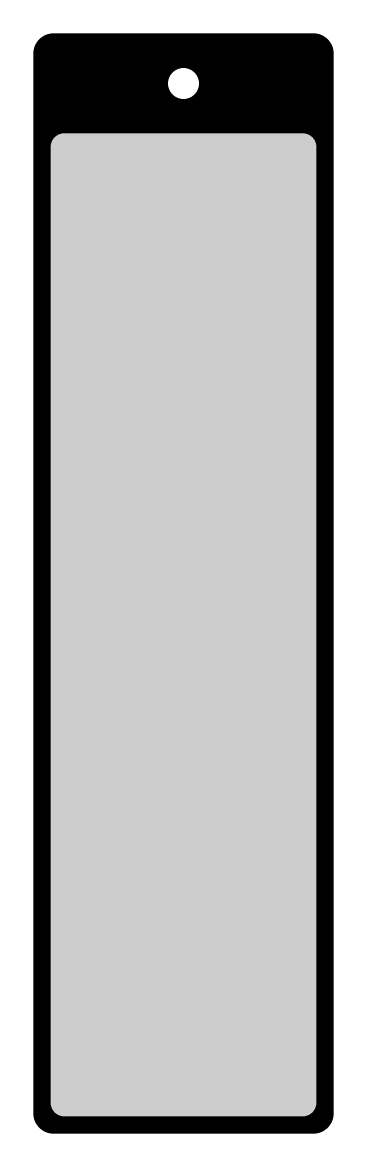
#> input picture cad/bookmarks/gpt_prompt/1_blueprint.png, 1100 x 3500 px (shown at 1/3 size)
$ python embroidery_navy_pink.py gpt_prompt/1_blueprint.png gpt_prompt/1_blueprint.png
#> lines starting #> are read from the running program, lines starting #| are printed output that depends on the picture
"""Embroidery-style bookmark (navy + pink on white), clean parametric redraw of an owner's reference picture.

python cad/bookmarks/embroidery_navy_pink.py OUT_DIR REF_PNG     -> parts as WKT + flat preview with overlay
Layers: base (white, full outline minus the tassel hole, 1.2 mm), main (navy, 0.6 mm), accent (pink, 0.6 mm; cuts the navy).
Reference pixel box x 299..785, y 46..1398  ->  50 x 139 mm.  Everything raised sits on the solid base: no islands.
"""
import math
import sys
import numpy as np
from shapely import affinity
from shapely.geometry import LineString, Point, Polygon, box
from shapely.ops import unary_union

PX0, PX1, PY0, PY1 = 299, 785, 46, 1398
K = 50.0 / (PX1 - PX0)
W, H = 50.0, (PY1 - PY0) * K
CXP = (PX0 + PX1) / 2


def P(px, py):                       # picture pixel -> mm (y up)
    return ((px - PX0) * K, (PY1 - py) * K)


def line(pts, w):                    # pixel polyline -> thick line (mm)
    return LineString([P(*p) for p in pts]).buffer(w / 2, cap_style=1, join_style=1)


def mir(g):                          # mirror about the vertical centre line
    return affinity.scale(g, -1, 1, origin=(W / 2, 0))


def sym(g):
    return unary_union([g, mir(g)])


def kite(cx, cy, ang, length, width):
    a = math.radians(ang); ux, uy = math.cos(a), math.sin(a); vx, vy = -uy, ux
    m = 0.32 * length
    return Polygon([(cx, cy), (cx + ux * m + vx * width / 2, cy + uy * m + vy * width / 2), (cx + ux * length, cy + uy * length),
                    (cx + ux * m - vx * width / 2, cy + uy * m - vy * width / 2)])


def bud(cx, cy, ang, s=1.0):         # two small leaves spread +-35 deg from the axis angle (pink bud)
    out = []
    for d in (-32, 32):
        e = Point(0, 0).buffer(1, 24); e = affinity.scale(e, 1.55 * s, 0.82 * s)
        e = affinity.translate(e, 1.45 * s, 0); e = affinity.rotate(e, ang + d, origin=(0, 0))
        out.append(affinity.translate(e, cx, cy))
    return unary_union(out)


def ring(cx, cy, r0, r1):
    return Point(cx, cy).buffer(r1, 48).difference(Point(cx, cy).buffer(r0, 48))


def build():
    outer = box(0, 0, W, H).buffer(-3, join_style=1).buffer(3, join_style=1)
    hx, hy = W / 2, H - 5.6
    hole = Point(hx, hy).buffer(1.9, 40)
    inner = outer.buffer(-1.7, join_style=1)
    navy = [outer.difference(inner), ring(hx, hy, 1.9, 3.5)]
    pink = []
    # zig-zag borders left / right
    zz = []
    for i, py in enumerate(np.arange(262, 1236, 19.0)):
        zz.append((356 + (13 if i % 2 else -13), py))
    left = line(zz, 1.05); navy.append(sym(left))
    # corner diagonals (top + bottom): zigzag lines running toward the hole / the bottom centre
    def diag(p0, p1, n, amp):
        (x0, y0), (x1, y1) = p0, p1; L = math.hypot(x1 - x0, y1 - y0); ux, uy = (x1 - x0) / L, (y1 - y0) / L; vx, vy = -uy, ux
        pts = [(x0 + ux * L * t / n + vx * amp * (1 if t % 2 else -1), y0 + uy * L * t / n + vy * amp * (1 if t % 2 else -1)) for t in range(n + 1)]
        return line(pts, 1.05)
    navy.append(sym(diag((340, 222), (470, 98), 8, 9)))
    navy.append(sym(diag((372, 238), (458, 160), 5, 9)))
    navy.append(sym(diag((340, 1222), (524, 1368), 10, 9)))
    navy.append(sym(diag((372, 1206), (500, 1310), 7, 9)))
    # corner pinks
    for sx, sy in ((1, 1), (-1, 1), (1, -1), (-1, -1)):
        ox = 1.7 if sx > 0 else W - 1.7; oy = 1.7 if sy < 0 else H - 1.7
        tri = Polygon([(ox, oy), (ox + sx * 8.0, oy), (ox, oy - sy * 8.0)]).buffer(-1.3, join_style=1).buffer(1.8, join_style=1)
        pink.append(tri.intersection(inner))
    # small ornaments
    def plus(px, py, s=1.0, col=navy, long=2.9, short=1.5):
        cx, cy = P(px, py)
        for a in (0, 90):
            e = affinity.rotate(affinity.scale(Point(0, 0).buffer(1, 24), long * s, short * s), a, origin=(0, 0))
            col.append(sym(affinity.translate(e, cx, cy)) if abs(cx - W / 2) > 0.1 else affinity.translate(e, cx, cy))
    for off, py in ((115, 215), (127, 535)):
        plus(CXP - off, py)
    for off, py in ((135, 392), (135, 905)):
        plus(CXP - off, py, 0.95, pink)
    for off, py in ((72, 905),):
        cx, cy = P(CXP - off, py)
        navy.append(sym(unary_union([LineString([(cx - 1.1, cy - 1.1), (cx + 1.1, cy + 1.1)]).buffer(0.5), LineString([(cx - 1.1, cy + 1.1), (cx + 1.1, cy - 1.1)]).buffer(0.5)])))
    plus(CXP, 1300, 1.0)
    # tree
    cx, _ = P(CXP, 0)
    navy.append(line([(CXP, 248), (CXP, 560)], 1.05))
    for py, Lp in zip((290, 332, 374, 416, 458, 498), (22, 36, 52, 66, 80, 92)):
        navy.append(sym(line([(CXP, py), (CXP - Lp, py - Lp * 0.78)], 1.6)))
    navy.append(sym(line([(CXP, 548), (CXP - 92, 430)], 5.4)))
    for (dx, py, ang) in ((0, 232, 90), (47, 268, 118), (97, 318, 132), (110, 440, 150), (74, 372, 138)):
        for s in ((1, -1) if dx else (1,)):
            x, y = P(CXP + s * dx, py)
            pink.append(bud(x, y, ang if s > 0 else 180 - ang, 1.05))
    # snowflakes
    for cyp in (725, 1035):
        c0x, c0y = P(CXP, cyp)
        for a in (45, 135, 225, 315):
            navy.append(kite(c0x, c0y, a, 13.0, 8.8))
        for a in (0, 90, 180, 270):
            navy.append(kite(c0x, c0y, a, 11.2, 8.2))
            navy.append(LineString([(c0x, c0y), (c0x + 12.8 * math.cos(math.radians(a)), c0y + 12.8 * math.sin(math.radians(a)))]).buffer(0.55, cap_style=1))
            pink.append(bud(c0x + 12.4 * math.cos(math.radians(a)), c0y + 12.4 * math.sin(math.radians(a)), a, 1.05))
        for a in (45, 135, 225, 315):
            navy.append(LineString([(c0x, c0y), (c0x + 15.0 * math.cos(math.radians(a)), c0y + 15.0 * math.sin(math.radians(a)))]).buffer(0.55, cap_style=1))
            pink.append(bud(c0x + 14.4 * math.cos(math.radians(a)), c0y + 14.4 * math.sin(math.radians(a)), a, 1.05))
            for t in (4.0, 6.6, 9.2):
                pink.append(Point(c0x + t * math.cos(math.radians(a)), c0y + t * math.sin(math.radians(a))).buffer(0.95, 16))
        pink.append(box(c0x - 3.0, c0y - 3.0, c0x + 3.0, c0y + 3.0))
    pink = unary_union(pink).intersection(inner.union(outer.difference(inner).buffer(0)))
    main = unary_union(navy).difference(hole).difference(pink)
    base = outer.difference(hole)
    return base, main, pink


if __name__ == "__main__":
    import matplotlib
    matplotlib.use("Agg")
    import matplotlib.pyplot as plt
    from matplotlib.patches import PathPatch
    from matplotlib.path import Path as MPath
    from PIL import Image
    out, ref = sys.argv[1], sys.argv[2]
    base, main, pink = build()
    for n, g in (("base", base), ("main", main), ("accent", pink)):
        open(f"{out}/emb_{n}.wkt", "w").write(g.wkt)
    def ex(x): return [p for p in (x.geoms if hasattr(x, "geoms") else [x]) if isinstance(p, Polygon) and p.area > 1e-4]
    def patch(g, col, alpha=1.0, tf=lambda x, y: (x, y)):
        v, c = [], []
        for p in ex(g):
            for r in [p.exterior] + list(p.interiors):
                xy = np.asarray(r.coords); xy = np.array([tf(a, b) for a, b in xy]); v += xy.tolist(); c += [MPath.MOVETO] + [MPath.LINETO] * (len(xy) - 2) + [MPath.CLOSEPOLY]
        return PathPatch(MPath(v, c), facecolor=col, edgecolor="none", alpha=alpha)
    im = Image.open(ref).convert("RGB").crop((PX0 - 12, PY0 - 12, PX1 + 12, PY1 + 12)); w, h = im.size
#> after `im = Image.open(ref).convert('RGB').crop((PX0 - 12, PY0 - 12, PX1 + 12`:
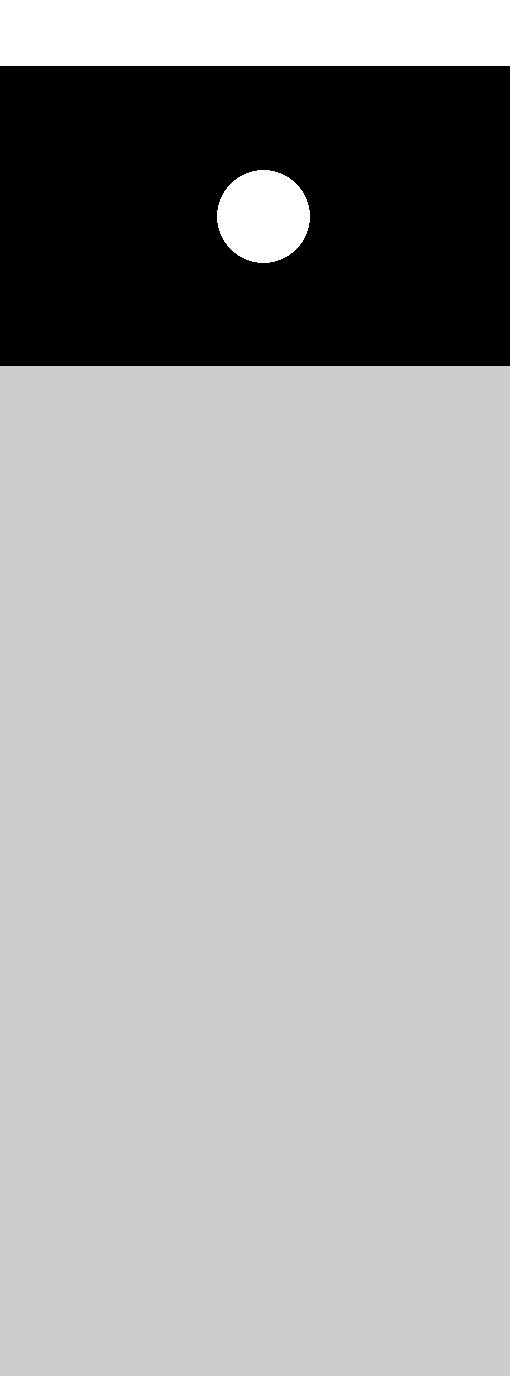
#> im: PIL image 510x1376 RGB; min 0, max 255, mean 165.2
#> after `w, h = im.size`: w = 510; h = 1376
    fig, axs = plt.subplots(1, 3, figsize=(3 * 4.4, 4.4 * h / w), dpi=110)
    axs[0].imshow(im)
    for ax, mode in ((axs[1], "mine"), (axs[2], "overlay")):
        if mode == "overlay": ax.imshow(im)
        tf = (lambda x, y: (x / K + 12, (H - y) / K + 12)) if mode == "overlay" else (lambda x, y: (x / K + 12, (H - y) / K + 12))
        if mode == "mine": ax.add_patch(patch(base, "#f4f4f2", tf=tf))
        ax.add_patch(patch(main, "#173d75", 0.55 if mode == "overlay" else 1, tf)); ax.add_patch(patch(pink, "#f08dbd", 0.6 if mode == "overlay" else 1, tf))
    for ax, t in zip(axs, ("reference", "my redraw (50 x %.0f mm)" % H, "overlay")):
        ax.set_xlim(0, w); ax.set_ylim(h, 0); ax.set_aspect("equal"); ax.axis("off"); ax.set_title(t, fontsize=11)
        ax.set_facecolor("#cfd4d8")
    fig.savefig(f"{out}/emb_preview.png", bbox_inches="tight", facecolor="#cfd4d8")
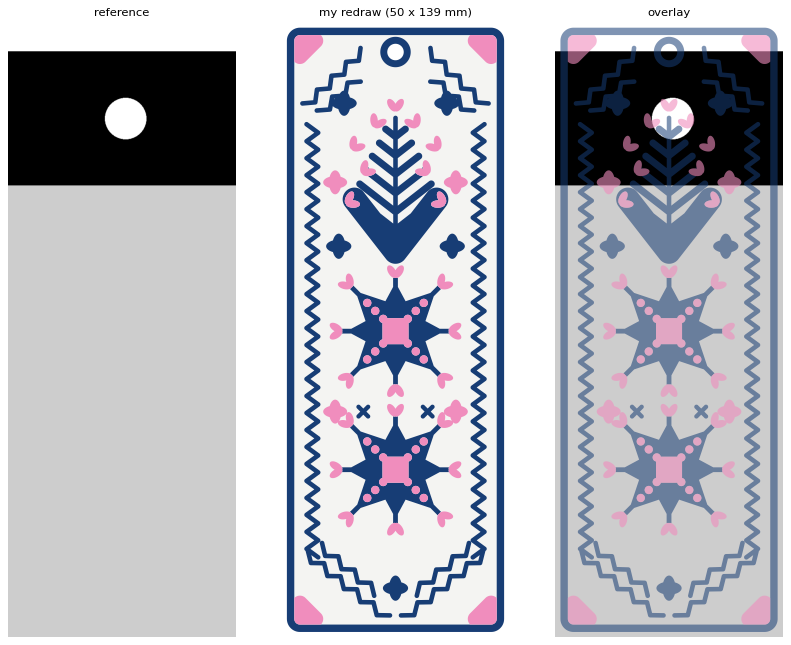
#> figure drawn by matplotlib, 3 panels
    print("size 50 x %.1f mm; areas base %.0f main %.0f pink %.0f" % (H, base.area, main.area, pink.area))
#| size 50 x 139.1 mm; areas base 6936 main 2036 pink 532
